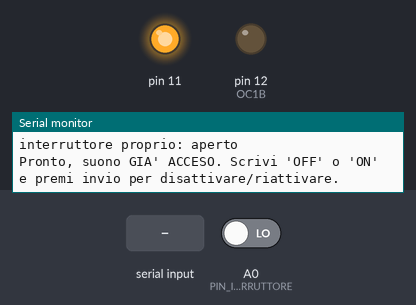
Simulated run of this sketch. Board: Arduino Uno, built for the host (arithmetic inside an expression is 32-bit, double 64-bit). Shown: output pins drawn as LEDs (lit = HIGH), the last lines printed to the serial monitor. The inputs (shaded band) are chosen by the test bench; at power-on: A0 (PIN_INTERRUTTORE) LOW. Pins used as bus, display or sensor lines are not drawn.

Above: at 1.4 s.
1.5 s: "OFF\n" received over Serial
At 1.8 s:
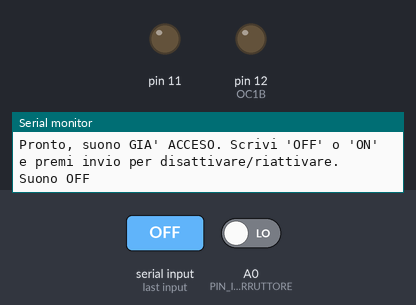
4.5 s: "ON\n" received over Serial
At 5.3 s:
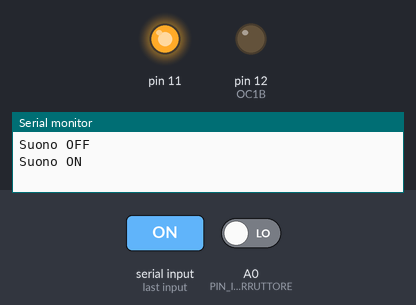
Timing chart, 0 to 7.5 s (numbered marks = the images above; inputs shaded):
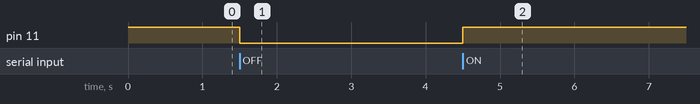

Measured:
- after the input at 1.5 s, pin 11: HIGH → LOW at once
- after the input at 4.5 s, pin 11: LOW → HIGH at once

The sketch:

master.ino
```cpp
// Nodo MASTER della catena daisy chain - bus condiviso, open-loop a tempo
// fisso (vedi DAISY CHAIN/restart.md, versione corrente: NON e' piu' una
// staffetta punto-punto).
//
// Il master e' l'iniziatore del bus (nessun D2 collegato) ED E' ANCHE il
// nodo NODE_ID=1 del protocollo f1/f2 ("MASTER=SLAVE1" in restart.md):
// scandisce da solo il tempo, senza aspettare conferma da nessuno slave, ed
// emette sul bus (D8, in parallelo a tutti gli slave) una sequenza di
// impulsi il cui indice coincide ESATTAMENTE con l'evento generato a
// livello di frequenze:
//   impulso 0 -> f1 per T0_MS (marcatore di zero)
//   impulso 1 -> f1 per T1_MS (+f2 se il proprio interruttore e' chiuso) - e' il master stesso (NODE_ID=1)
//   impulso 2 -> nessun tono locale, e' il turno di SLAVE2 (NODE_ID=2): il
//                master aspetta INTERVALLO_MS "alla cieca" (open-loop) che
//                lo slave finisca il proprio slot, poi prosegue
//   impulso k (2 < k <= NUMERO_NODI) -> stesso schema di impulso 2, per i
//                futuri slave3..slaveN
// Dopo l'ultimo impulso, pausa fine ciclo e si riparte dall'impulso 0.
//
// Il master conosce sempre lo stato di avanzamento (e' lui a scandirlo):
// non serve nessun filo di ritorno da SLAVE N verso il master.
//
// Sintesi f1/f2 (DDS + PWM su OC1B + filtro RC esterno) duplicata da
// ../../trasmettitore/trasmettitore.ino: l'IDE Arduino non segue #include
// relativi fuori dalla cartella dello sketch.
//
// F1/F2/T0_MS/T1_MS/GAP_MS sotto sono AUTOGENERATI da
// ../aggiorna_config_daisy.py a partire da ../../config_condivisa.py (unica
// fonte di verita' per tutto il progetto, main.py compreso) - non
// modificarli a mano qui.

#include <avr/io.h>
#include <avr/interrupt.h>
#include <math.h>

// --- Pin daisy chain (SPECS.MD DAISY CHAIN/restart.md - non cambiare senza
// aggiornare anche il cablaggio) ---
const int PIN_TRIGGER_OUT = 8; // bus condiviso, verso D2 di TUTTI gli slave in parallelo

uint8_t sineTable[256];
volatile uint32_t phase1 = 0, phase2 = 0;
uint32_t inc1, inc2;
// Hz, frequenza di aggiornamento del DDS - stesso valore/stessa
// motivazione di trasmettitore.ino (16 campioni/periodo per f1, 40 per f2).
const uint32_t SAMPLE_RATE = 40000;

// --- Frequenze canale (Hz) - AUTOGENERATO, vedi intestazione sopra ---
const uint32_t FREQ1 = 4600;  // f1: clock/counter
const uint32_t FREQ2 = 3200;  // f2: stato interruttore

// --- Timing protocollo (SPECS.MD §2) - AUTOGENERATO, vedi intestazione
// sopra. Solo il master ha T0_MS: e' l'unico nodo che emette il marcatore
// di zero. ---
const unsigned long T0_MS  = 200; // durata marcatore di zero
const unsigned long T1_MS  = 50;  // durata del proprio slot
const unsigned long GAP_MS = 70;  // silenzio dopo ogni tono, prima del prossimo impulso

// --- Identita' di questo nodo sul bus e topologia corrente ---
const uint8_t NODE_ID_PROPRIO = 1; // il master e' sempre NODE_ID 1
// Numero totale di nodi nel ciclo (oggi: master + slave2 = 2) - AUTOGENERATO
// da ../aggiorna_config_daisy.py a partire da ../../config_condivisa.py: e'
// lo stesso valore che main.py usa per il warning "interruttori attesi/
// ciclo", quindi non va cambiato solo qui (si perderebbe comunque al
// prossimo giro dello script, e andrebbe fuori sincrono con main.py).
// Aggiungere uno slave in futuro richiede SOLO di incrementare
// NUMERO_NODI in config_condivisa.py (nessuna modifica architetturale,
// restart.md "Nota per estensione futura").
const uint8_t NUMERO_NODI = 2;

// Margine di sicurezza per la commutazione tra nodi (restart.md:
// "INTERVALLO_MS = T1_MS + margine_sicurezza"): NON e' lo stesso genere di
// tempo di GAP_MS sotto. GAP_MS serve al RICEVITORE (main.py) per vedere
// silenzio tra due toni e classificarli come eventi separati. Questo
// margine serve invece al MASTER per essere ragionevolmente sicuro che il
// nodo remoto (slave2, o un futuro slaveN) abbia davvero finito il proprio
// slot+gap prima di procedere - il master lo aspetta "alla cieca"
// (open-loop, nessuna conferma), quindi deve tenere conto della latenza
// reale del nodo remoto (interrupt, debounce, giri di loop()), che nella
// pratica supera leggermente il tempo nominale T1_MS+GAP_MS. Senza questo
// margine, il tono/gap dello slave puo' sconfinare nell'evento successivo
// (marcatore o slot del ciclo dopo), misurato piu' lungo del dovuto e
// scartato come rumore invece che riconosciuto - sintomo osservato dal
// vivo: marcatore misurato 220-240ms invece di 200ms, slot misurati 80ms
// invece di 60ms (sempre "troppo lunghi", mai "troppo corti" - il segno
// caratteristico di una coda che sconfina, non di un problema di soglie).
const unsigned long MARGINE_SICUREZZA_MS = 40;

// Intervallo "alla cieca" (open-loop) tra un impulso di slot e il
// successivo, quando il turno e' di un nodo remoto: T1_MS (il tono) +
// GAP_MS (il silenzio dopo, per il ricevitore) + MARGINE_SICUREZZA_MS (per
// la commutazione, vedi sopra). Derivato da T1_MS/GAP_MS (stessa fonte di
// verita', non un valore a parte da tenere allineato a mano).
const unsigned long INTERVALLO_MS = T1_MS + GAP_MS + MARGINE_SICUREZZA_MS;

// Durata dell'impulso di trigger in uscita (5-10ms, restart.md).
const unsigned long DURATA_IMPULSO_TRIGGER_MS = 8;

// Pausa dopo l'ultimo impulso del ciclo prima di ripartire dall'impulso 0.
// Deve restare ABBONDANTEMENTE piu' lunga di SOGLIA_TIMEOUT_RESET_MS (vedi
// slave2.ino) cosi' ogni slave si "auto-resetta" per tempo e riconosce il
// prossimo impulso 0 come tale (self-healing, restart.md).
const unsigned long PAUSA_FINE_CICLO_MS = 500;

// Interruttore locale reale su A0: chiuso = HIGH (pull-down esterno 10k
// verso GND, switch verso 5V/VCC - stesso schema gia' usato per il bus di
// trigger D8/D2, vedi restart.md).
const int PIN_INTERRUTTORE = A0;

// Debounce software sulla lettura del pin (rimbalzo meccanico tipico
// 5-30ms): una transizione e' accettata solo se la lettura resta stabile
// per almeno questo tempo, altrimenti un singolo click rischierebbe di
// generare piu' fronti spuri e far scattare il latch per rumore elettrico
// invece che per una pressione vera.
const unsigned long DEBOUNCE_INTERRUTTORE_MS = 30;
bool letturaGrezzaCorrente = false; // ultima lettura del pin, non ancora stabilizzata
unsigned long ultimo_cambio_lettura_ms = 0;

// Latch, non una lettura istantanea: true se l'interruttore e' stato chiuso
// in QUALSIASI momento dall'ultimo reset, anche se esattamente nel momento
// del proprio slot risulta di nuovo aperto - altrimenti un click breve tra
// un ciclo e l'altro andrebbe perso. Va a true SOLO dentro
// aggiorna_interruttore() (mai a false li' dentro), e torna a false SOLO in
// TONO_SLOT_PROPRIO subito dopo essere stato consumato per canale2_on
// (vedi aggiorna_master()) - nessun altro punto del codice deve scriverci.
bool interruttoreChiuso = false;

// Valore GREZZO (debounced) del pin, sale E scende liberamente - usato
// internamente da aggiorna_interruttore() per decidere quando riarmare il
// latch sotto. Non stampato (debug via pin HIGH/LOW rimosso, non serve
// piu': il cablaggio era il problema, non la lettura).
bool valoreGrezzoInterruttore = false;

// Isolamento canali per la procedura di taratura soglie (SPECS.MD §5.1),
// identico a trasmettitore.ino.
const bool CANALE1_ABILITATO = true;
const bool CANALE2_ABILITATO = true;

// --- Controllo master via seriale (vedi gestisci_seriale()): il suono
// parte GIA' ACCESO al boot/reset (comodo per non dover scrivere "ON" ad
// ogni accensione), ma resta comunque disattivabile/riattivabile a mano
// scrivendo "OFF"/"ON" sul Serial Monitor. ---
volatile bool soundEnabled = true;
volatile bool canale1_on = false;
volatile bool canale2_on = false;

// Per stampare lo stato dell'interruttore solo quando cambia (debug, vedi
// stampa_stato_interruttore()), non ad ogni giro di loop().
bool interruttoreChiuso_stampato = false;

// --- Macchina a stati del ciclo (non blocca mai in loop() tranne
// l'impulso di trigger, esplicitamente autorizzato bloccante da
// restart.md). contatore_impulso e' il "k" descritto sopra: EMETTI_IMPULSO
// lo trasmette sul bus, poi lo stato successivo dipende da chi e' il
// destinatario di quel k. ---
enum StatoMaster : uint8_t {
  EMETTI_IMPULSO,
  TONO_T0,
  GAP_DOPO_T0,
  TONO_SLOT_PROPRIO,
  GAP_DOPO_SLOT_PROPRIO,
  ATTESA_SLOT_REMOTO,
  PAUSA_FINE_CICLO
};
StatoMaster stato = EMETTI_IMPULSO;
uint8_t contatore_impulso = 0;
unsigned long inizio_stato_ms = 0;

void setup() {
  Serial.begin(9600);

  for (int i = 0; i < 256; i++) {
    sineTable[i] = (uint8_t)(127.5 + 127.5 * sin(2.0 * PI * i / 256.0));
  }
  inc1 = (uint32_t)(((uint64_t)FREQ1 << 32) / SAMPLE_RATE);
  inc2 = (uint32_t)(((uint64_t)FREQ2 << 32) / SAMPLE_RATE);

  pinMode(12, OUTPUT); // OC1B, uscita audio f1/f2 (verso il trasduttore/fibra)
  pinMode(11, OUTPUT);
  digitalWrite(11, HIGH); // coerente con soundEnabled = true
  pinMode(PIN_TRIGGER_OUT, OUTPUT);
  digitalWrite(PIN_TRIGGER_OUT, LOW);
  pinMode(PIN_INTERRUTTORE, INPUT); // pull-down 10k esterno gia' cablato

  // Timer1: Fast PWM 8 bit, nessun prescaler -> portante PWM a 62.5kHz
  TCCR1A = _BV(COM1B1) | _BV(WGM10);
  TCCR1B = _BV(WGM12) | _BV(CS10);
  OCR1B = 128; // silenzio iniziale (valore centrale)

  // Timer2: CTC, genera interrupt a SAMPLE_RATE per aggiornare il campione
  TCCR2A = _BV(WGM21);
  TCCR2B = _BV(CS21); // prescaler 8
  OCR2A = (16000000UL / 8 / SAMPLE_RATE) - 1;
  TIMSK2 = _BV(OCIE2A);

  // Stato iniziale: leggi subito il pin reale, cosi' non si parte sempre da
  // "aperto" per un giro intero se l'interruttore e' gia' chiuso al boot.
  letturaGrezzaCorrente = (digitalRead(PIN_INTERRUTTORE) == HIGH);
  valoreGrezzoInterruttore = letturaGrezzaCorrente;
  if (valoreGrezzoInterruttore) {
    interruttoreChiuso = true;
  }

  inizio_stato_ms = millis();
  sei();

  Serial.println(F("--- daisy chain (bus condiviso): MASTER (NODE_ID=1) ---"));
  Serial.print(F("SAMPLE_RATE=")); Serial.print(SAMPLE_RATE); Serial.println(F("Hz"));
  Serial.print(F("FREQ1=")); Serial.print(FREQ1);
  Serial.print(F("Hz  FREQ2=")); Serial.print(FREQ2); Serial.println(F("Hz"));
  Serial.print(F("T0_MS=")); Serial.print(T0_MS);
  Serial.print(F("  T1_MS=")); Serial.print(T1_MS);
  Serial.print(F("  GAP_MS=")); Serial.println(GAP_MS);
  Serial.print(F("NUMERO_NODI=")); Serial.print(NUMERO_NODI);
  Serial.print(F("  INTERVALLO_MS=")); Serial.print(INTERVALLO_MS);
  Serial.print(F(" (margine_sicurezza=")); Serial.print(MARGINE_SICUREZZA_MS); Serial.print(F("ms)"));
  Serial.print(F("  PAUSA_FINE_CICLO_MS=")); Serial.println(PAUSA_FINE_CICLO_MS);
  Serial.print(F("interruttore proprio: ")); Serial.println(interruttoreChiuso ? "CHIUSO" : "aperto");
  interruttoreChiuso_stampato = interruttoreChiuso;
  Serial.println(F("Pronto, suono GIA' ACCESO. Scrivi 'OFF' o 'ON' e premi invio per disattivare/riattivare."));
}

ISR(TIMER2_COMPA_vect) {
  phase1 += inc1;
  phase2 += inc2;
  uint8_t idx1 = phase1 >> 24;
  uint8_t idx2 = phase2 >> 24;

  if (!soundEnabled) {
    OCR1B = 128; // silenzio totale, ma le fasi continuano ad avanzare sopra
    return;
  }

  uint8_t contrib1 = canale1_on ? sineTable[idx1] : 128;
  uint8_t contrib2 = canale2_on ? sineTable[idx2] : 128;
  OCR1B = ((uint16_t)contrib1 + contrib2) / 2;
}

void aggiorna_master(unsigned long ora_ms) {
  unsigned long trascorso = ora_ms - inizio_stato_ms;

  switch (stato) {
    case EMETTI_IMPULSO:
      // Impulso bloccante (autorizzato da restart.md): l'audio e' gia'
      // silenzioso (arriviamo qui solo da uno stato di silenzio o dal boot).
      // Il DDS continua a girare in background (Timer2 non disabilitato da
      // delay()).
      digitalWrite(PIN_TRIGGER_OUT, HIGH);
      delay(DURATA_IMPULSO_TRIGGER_MS);
      digitalWrite(PIN_TRIGGER_OUT, LOW);

      if (contatore_impulso == 0) {
        stato = TONO_T0;
      } else if (contatore_impulso == NODE_ID_PROPRIO) {
        stato = TONO_SLOT_PROPRIO;
      } else {
        stato = ATTESA_SLOT_REMOTO;
      }
      inizio_stato_ms = millis();
      break;

    case TONO_T0:
      canale1_on = CANALE1_ABILITATO;
      canale2_on = false;
      if (trascorso >= T0_MS) {
        stato = GAP_DOPO_T0;
        inizio_stato_ms = ora_ms;
      }
      break;

    case GAP_DOPO_T0:
      canale1_on = false;
      canale2_on = false;
      if (trascorso >= GAP_MS) {
        contatore_impulso++;
        stato = EMETTI_IMPULSO;
        inizio_stato_ms = ora_ms;
      }
      break;

    case TONO_SLOT_PROPRIO:
      // canale1_on/canale2_on assegnati insieme (non separatamente): stessa
      // guardia contro la finestra di lettura a meta' dell'ISR asincrona
      // gia' documentata in trasmettitore.ino.
      canale1_on = CANALE1_ABILITATO;
      canale2_on = CANALE2_ABILITATO && interruttoreChiuso;
      if (trascorso >= T1_MS) {
        // Latch consumato per questo slot: unico punto del codice che lo
        // rimette a false, pronto a catturare una nuova chiusura nel
        // prossimo ciclo (vedi dichiarazione di interruttoreChiuso).
        interruttoreChiuso = false;
        stato = GAP_DOPO_SLOT_PROPRIO;
        inizio_stato_ms = ora_ms;
      }
      break;

    case GAP_DOPO_SLOT_PROPRIO:
      canale1_on = false;
      canale2_on = false;
      if (trascorso >= GAP_MS) {
        contatore_impulso++;
        stato = (contatore_impulso > NUMERO_NODI) ? PAUSA_FINE_CICLO : EMETTI_IMPULSO;
        inizio_stato_ms = ora_ms;
      }
      break;

    case ATTESA_SLOT_REMOTO:
      // Il turno e' di un altro nodo: il master tace e aspetta alla cieca
      // (open-loop, restart.md) che quello slot remoto finisca.
      canale1_on = false;
      canale2_on = false;
      if (trascorso >= INTERVALLO_MS) {
        contatore_impulso++;
        stato = (contatore_impulso > NUMERO_NODI) ? PAUSA_FINE_CICLO : EMETTI_IMPULSO;
        inizio_stato_ms = ora_ms;
      }
      break;

    case PAUSA_FINE_CICLO:
      if (trascorso >= PAUSA_FINE_CICLO_MS) {
        contatore_impulso = 0;
        stato = EMETTI_IMPULSO;
        inizio_stato_ms = ora_ms;
      }
      break;
  }
}

// Monitoraggio dell'interruttore proprio, continuo e indipendente dal ciclo
// del protocollo (chiamato ad ogni giro di loop()): interruttoreChiuso
// riflette sempre lo stato piu' recente, cosi' se cambia mentre il nodo non
// sta trasmettendo il prossimo TONO_SLOT_PROPRIO lo trova gia' aggiornato -
// non serve piu' rileggerlo "a mano" in un punto fisso del ciclo.
void aggiorna_interruttore() {
  bool letturaOra = (digitalRead(PIN_INTERRUTTORE) == HIGH);
  if (letturaOra != letturaGrezzaCorrente) {
    // Il pin ha appena cambiato stato: potrebbe essere un rimbalzo, riparti
    // a cronometrare la stabilita' da qui invece di accettarlo subito.
    letturaGrezzaCorrente = letturaOra;
    ultimo_cambio_lettura_ms = millis();
    return;
  }
  if (millis() - ultimo_cambio_lettura_ms < DEBOUNCE_INTERRUTTORE_MS) {
    return; // non ancora stabile per abbastanza tempo, aspetta
  }
  // Stabile da almeno DEBOUNCE_INTERRUTTORE_MS: accetta la lettura.
  // Valore grezzo (debounced): sale E scende liberamente, riflette il pin
  // cosi' com'e' (a differenza del latch sotto) - usato solo internamente
  // per decidere quando riarmare il latch.
  valoreGrezzoInterruttore = letturaGrezzaCorrente;
  // Latch: va a true ad OGNI passaggio in cui il pin risulta stabilmente
  // chiuso, non solo alla prima transizione false->true - altrimenti un
  // interruttore tenuto chiuso per piu' cicli smetterebbe di essere
  // rilevato subito dopo il primo consumo (TONO_SLOT_PROPRIO lo resetta a
  // false, e senza questo il valore grezzo non cambierebbe piu' finche' il
  // pin resta fermo, quindi il latch non si riarmerebbe mai). Resta vero
  // che non va mai messo a false qui dentro (solo TONO_SLOT_PROPRIO lo
  // consuma, vedi dichiarazione di interruttoreChiuso).
  if (valoreGrezzoInterruttore) {
    interruttoreChiuso = true;
  }
}

void gestisci_seriale() {
  if (Serial.available()) {
    String cmd = Serial.readStringUntil('\n');
    cmd.trim();
    if (cmd.equalsIgnoreCase("ON")) {
      digitalWrite(11, HIGH);
      soundEnabled = true;
      Serial.println("Suono ON");
    } else if (cmd.equalsIgnoreCase("OFF")) {
      digitalWrite(11, LOW);
      soundEnabled = false;
      Serial.println("Suono OFF");
    }
  }
}

// Debug: stampa lo stato del LATCH (vedi interruttoreChiuso) SOLO quando
// cambia. Per costruzione va sempre a coppie chiuso/aperto (si accende alla
// chiusura, si spegne quando il proprio slot lo consuma).
void stampa_stato_interruttore() {
  if (interruttoreChiuso != interruttoreChiuso_stampato) {
    interruttoreChiuso_stampato = interruttoreChiuso;
    Serial.println(interruttoreChiuso ? "INT: chiuso" : "INT: aperto");
  }
}

void loop() {
  aggiorna_interruttore();
  stampa_stato_interruttore();
  aggiorna_master(millis());
  gestisci_seriale();
  // nessun delay() qui: solo lo stato EMETTI_IMPULSO blocca brevemente, per
  // l'impulso, come autorizzato da restart.md
}
```
